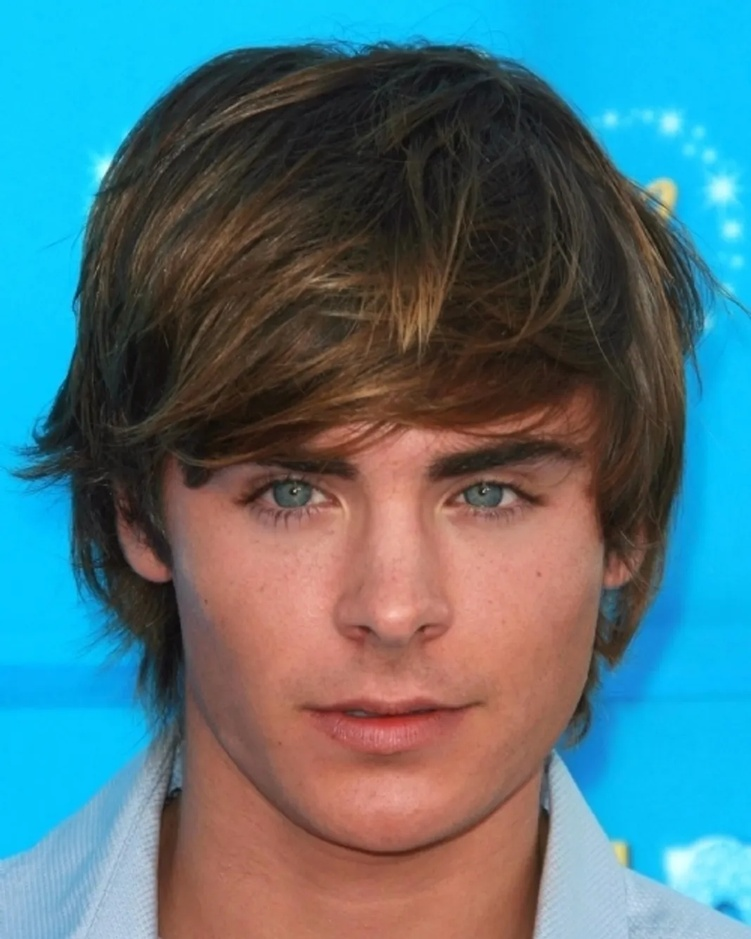
#> input picture Images/zac.jpg, 751 x 939 px, shrunk from 1068 x 1335 before the run, found by its file name
$ jupyter execute Untitled-1.ipynb   (shell and % lines are left out)
#> lines starting #> are read from the running program, lines starting #| are printed output that depends on the picture
[cell 1]
import cv2 as cv
import numpy as np
import matplotlib.pyplot as plt

im = np.zeros((6,8,3),dtype=np.uint8)

im[2,3] = [255, 255, 100]
print(im[2,3])
fig, ax = plt.subplots()
ax.imshow(im, cmap='gray', vmin=0, vmax=255)
ax.xaxis.tick_top()
plt.show()
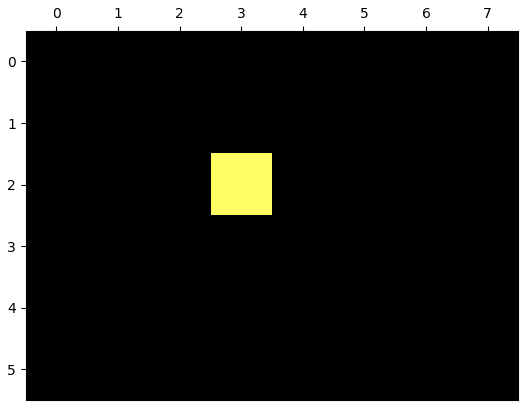
#> figure drawn by matplotlib, 1 panel

[cell 2]
import cv2 as cv
import matplotlib.pyplot as plt
img = cv.imread('images/zac.jpg', cv.IMREAD_COLOR)
#> img is the input picture: shape (939, 751, 3); mean B, G, R 125.9, 116.3, 80.8


cv.namedWindow('Image', cv.WINDOW_AUTOSIZE)
cv.imshow("Image", img)
cv.waitKey(0)
cv.destroyAllWindows()
